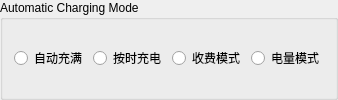
                <widget class="QGroupBox" name="groupBox_5">
                 <property name="maximumSize">
                  <size>
                   <width>400</width>
                   <height>300</height>
                  </size>
                 </property>
                 <property name="title">
                  <string>Automatic Charging Mode</string>
                 </property>
                 <layout class="QHBoxLayout" name="horizontalLayout_8">
                  <item>
                   <widget class="QRadioButton" name="radioButton2_5">
                    <property name="text">
                     <string>自动充满</string>
                    </property>
                   </widget>
                  </item>
                  <item>
                   <widget class="QRadioButton" name="radioButton2_7">
                    <property name="text">
                     <string>按时充电</string>
                    </property>
                   </widget>
                  </item>
                  <item>
                   <widget class="QRadioButton" name="radioButton2_8">
                    <property name="text">
                     <string>收费模式</string>
                    </property>
                   </widget>
                  </item>
                  <item>
                   <widget class="QRadioButton" name="radioButton2_6">
                    <property name="text">
                     <string>电量模式</string>
                    </property>
                   </widget>
                  </item>
                 </layout>
                </widget>
